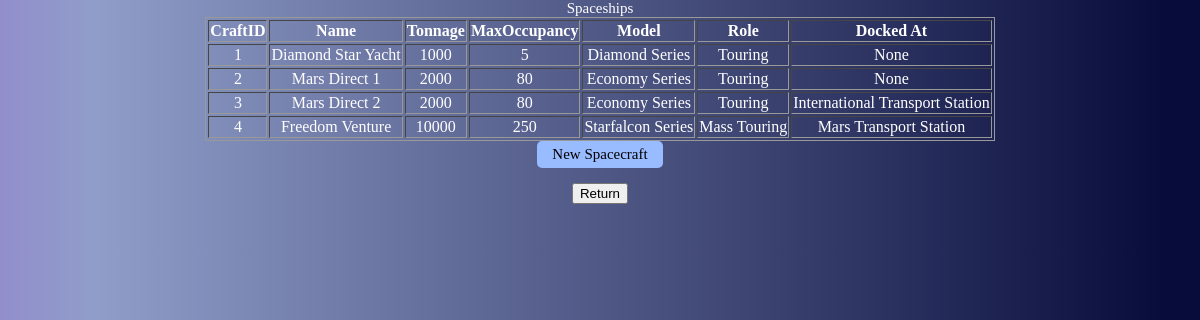
Screenshot of /viewspacecraft.php with the database file from the repository.
### tables this page shows
Create Table If Not Exists Spaceship(
	Spacecraft_ID			Integer,
	Model					Varchar(100),
	Role					Varchar(100),
	Station_Docked_At		Varchar(100),
	Constraint Spaceship_PK Primary Key(Spacecraft_ID),
	Constraint Spaceship_FK Foreign Key(Spacecraft_ID) References Spacecraft(Spacecraft_ID),
	Constraint Spaceship_Loc_FK Foreign Key(Station_Docked_At) References Space_Station(Location_Name)
);

Create Table If Not Exists Spacecraft(
	Spacecraft_ID		Integer NOT NULL AUTO_INCREMENT,
	Name				Varchar(100) UNIQUE,
	Tonnage				Integer,
	Max_Occupancy		Integer,
	Constraint Spacecraft_PK Primary Key(Spacecraft_ID)
);

### viewspacecraft.php (the view, shortened to what this page needs)
<html>
<head>
<link rel="stylesheet" type="text/css" href="style.css">
</head>
<body>
<?php
$con=mysqli_connect("localhost","root","pancakes","starbase");
$ships = mysqli_query($con,"SELECT * FROM Spaceship NATURAL JOIN Spacecraft");
echo "<table border='1'><tr>
<th>CraftID</th>
<th>Name</th>
<th>Tonnage</th>
<th>MaxOccupancy</th>
<th>Model</th>
<th>Role</th>
<th>Docked At</th></tr>";
while($row = mysqli_fetch_array($ships))
  {
  echo "<tr>";
  echo "<td>" . $row['Spacecraft_ID'] . "</td>";
  echo "<td>" . $row['Name'] . "</td>";
  echo "<td>" . $row['Tonnage'] . "</td>";
  echo "<td>" . $row['Max_Occupancy'] . "</td>";
  echo "<td>" . $row['Model'] . "</td>";
  echo "<td>" . $row['Role'] . "</td>";
  if (!$row['Station_Docked_At']) {
    echo "<td>None</td>";
  } else {
      echo "<td>" . $row['Station_Docked_At'] . "</td>";
  }
  echo "</tr>";
  }
echo "</table>";
?>
<form action="addcraft.php?job=add" method="post">
  <input type="submit" value="New Spacecraft">
</form>
  <button onclick="window.location.href = 'groundcrew.php';">Return</button>
</body>
</html>

### style.css (style rules this page uses)
html, body { margin:auto; text-align:center; align:center; width: 100%; font-family: verdana; color: white; font-size: 15px; background: rgb(146,142,204); background: linear-gradient(90deg, rgba(146,142,204,1) 0%, rgba(144,157,201,1) 8%, rgba(8,12,59,1) 97%); }
form { text-align: center; }
input { margin:auto; display: block; text-align: left; font-family: verdana; color: black; font-size: 15px; }
input[type=submit] { color: black; padding:5px 15px; background:#99bbff; border:0 none; cursor:pointer; -webkit-border-radius: 5px; border-radius: 5px; }
table { text-align:center; max-width: 850px; border:1px solid #999; margin-left: auto; margin-right: auto; }

### rows the page displays
spaceship: Spacecraft_ID "1", Spacecraft_ID.Name "Diamond Star Yacht", Spacecraft_ID.Tonnage "1000", Spacecraft_ID.Max_Occupancy "5", Model "Diamond Series", Role "Touring", shows "None"
spaceship: Spacecraft_ID "2", Spacecraft_ID.Name "Mars Direct 1", Spacecraft_ID.Tonnage "2000", Spacecraft_ID.Max_Occupancy "80", Model "Economy Series", Role "Touring", shows "None"
spaceship: Spacecraft_ID "3", Spacecraft_ID.Name "Mars Direct 2", Spacecraft_ID.Tonnage "2000", Spacecraft_ID.Max_Occupancy "80", Model "Economy Series", Role "Touring", Station_Docked_At "International Transport Station"
spaceship: Spacecraft_ID "4", Spacecraft_ID.Name "Freedom Venture", Spacecraft_ID.Tonnage "10000", Spacecraft_ID.Max_Occupancy "250", Model "Starfalcon Series", Role "Mass Touring", Station_Docked_At "Mars Transport Station"
